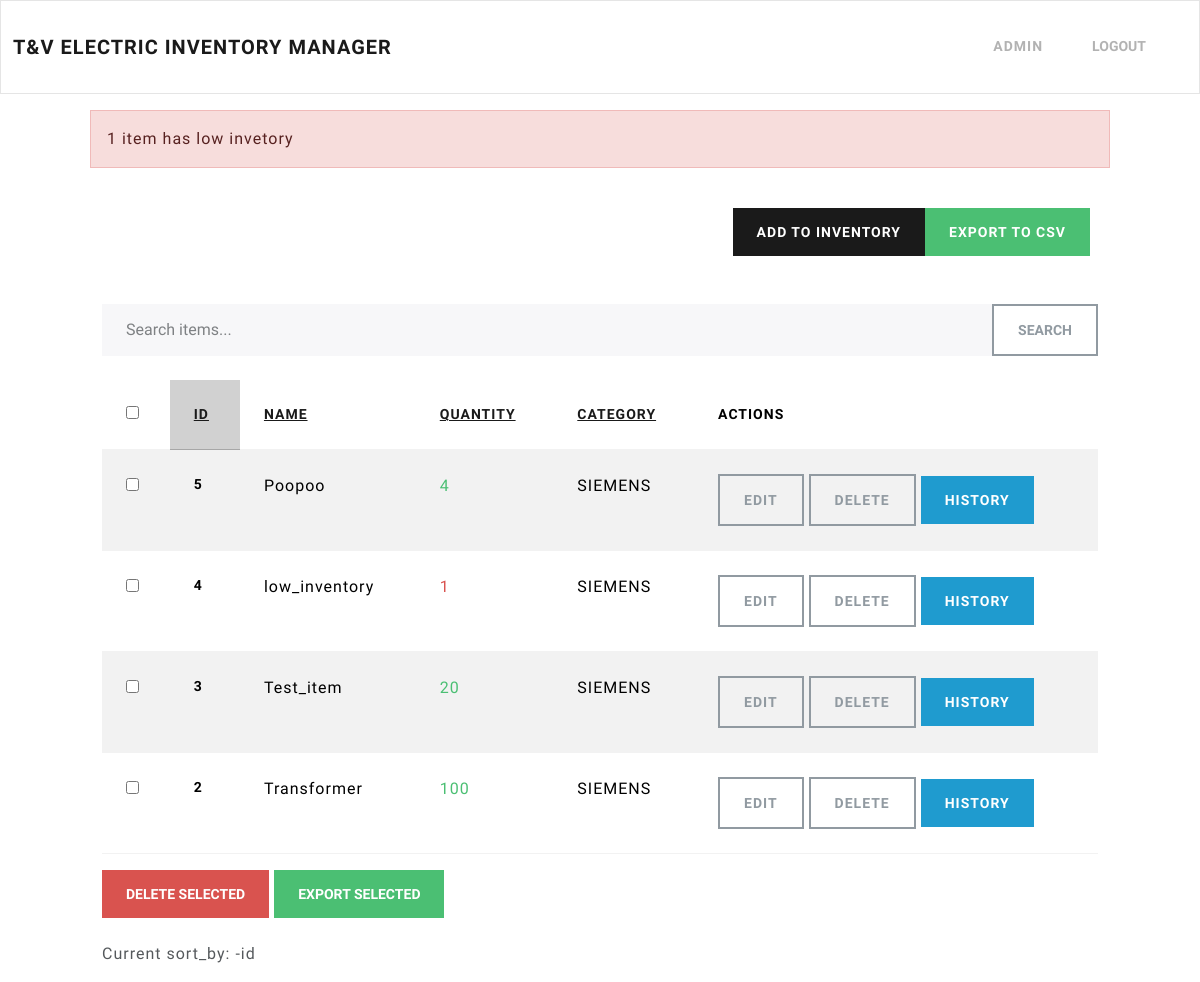
The app's page /dashboard/?q=&sort=-id (signed in), older data.
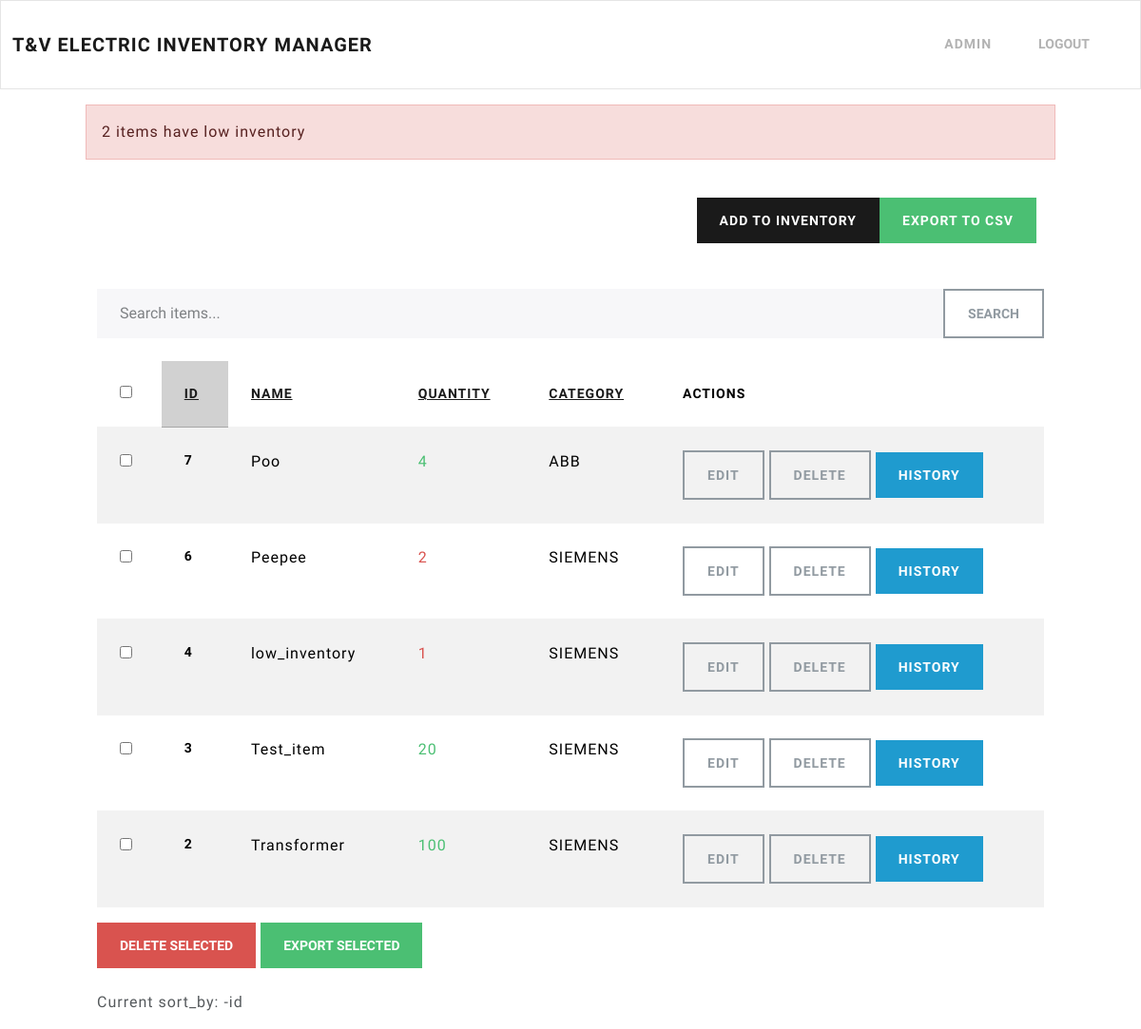
The same page, newer data.
### inventory/models.py (models this page shows, shortened)
class InventoryItem(models.Model):
    name = models.CharField(max_length=200)
    quantity = models.IntegerField()
    category = models.ForeignKey('Category', on_delete=models.SET_NULL, blank=True, null=True)
    date_created = models.DateTimeField(auto_now_add=True)
    is_active = models.BooleanField(default=True)

class Category(models.Model):
    name = models.CharField(max_length=200)
    class Meta:
        verbose_name_plural = 'Categories'

### inventory/views.py (the view)
# urls.py: path('dashboard/', Dashboard.as_view(), name='dashboard'),
class Dashboard(LoginRequiredMixin, View):
	def get(self, request):
		sort_by = request.GET.get('sort', 'id')
		query = request.GET.get('q','').strip()
		allowed_fields = ['id', 'name', 'quantity', 'category__name']
		clean_sort = sort_by.lstrip('-')
		if clean_sort not in allowed_fields:
			sort_by = 'id'
		items = InventoryItem.objects.filter(is_active=True)
		if query:
			items = items.filter(
                Q(name__icontains=query) | Q(category__name__icontains=query)
            )
		items = items.order_by(sort_by)
		low_inventory = InventoryItem.objects.filter(
			quantity__lte=LOW_QUANTITY,
			is_active=True
		)
		if low_inventory.count() > 0:
			if low_inventory.count() > 1:
				messages.error(request, f'{low_inventory.count()} items have low inventory')
			else:
				messages.error(request, f'{low_inventory.count()} item has low invetory')
		low_inventory_ids = InventoryItem.objects.filter(
			quantity__lte=LOW_QUANTITY,
			is_active=True
		).values_list('id', flat=True)
		return render(request, 'inventory/dashboard.html', {
			'items': items,
			'low_inventory_ids': low_inventory_ids,
			'sort_by': sort_by,
			'query': query
			})

### inventory/templates/inventory/dashboard.html (shortened to what the changed rows need)
{% extends 'inventory/base.html' %}
{% block content %}
    {% if messages %}
        <div class="row mt-3">
            {% for message in messages %}
                {% if message.tags == 'error' %}
                    <div class="col-md-10 col-12 mx-auto alert alert-danger">
                        {{ message}}
                    </div>
                {% else %}
                    <div class="col-md-10 col-12 mx-auto alert alert-success">
                        {{ message}}
                    </div>
                {% endif %}
            {% endfor %}
        </div>
    {% endif %}
    <div class="row">
        <div class="col-md-10 col-12 mx-auto mt-4">
            <form method="post" action="{% url 'bulk_action' %}">
                <table class="table table-hover table-striped">
                    <thead>
                        <tr>
                            <th><input type="checkbox" id="select-all"></th>
                            <th scope="col" class="{% if sort_by|slice:'1:' == 'id' or sort_by == 'id' %}table-primary{% endif %}">
                                <a href="?q={{ query|urlencode }}&sort={% if sort_by == 'id' %}-id{% else %}id{% endif %}">ID</a>
                            </th>
                            <th scope="col" class="{% if sort_by|slice:'1:' == 'name' or sort_by == 'name' %}table-primary{% endif %}">
                                <a href="?q={{ query|urlencode }}&sort={% if sort_by == 'name' %}-name{% else %}name{% endif %}">Name</a>
                            </th>
                            <th scope="col" class="{% if sort_by|slice:'1:' == 'quantity' or sort_by == 'quantity' %}table-primary{% endif %}">
                                <a href="?q={{ query|urlencode }}&sort={% if sort_by == 'quantity' %}-quantity{% else %}quantity{% endif %}">Quantity</a>
                            </th>
                            <th scope="col" class="{% if sort_by|slice:'1:' == 'category__name' or sort_by == 'category__name' %}table-primary{% endif %}">
                                <a href="?q={{ query|urlencode }}&sort={% if sort_by == 'category__name' %}-category__name{% else %}category__name{% endif %}">Category</a>
                            </th>
                            <th>Actions</th>
                        </tr>
                    </thead>
                    <tbody>
                        {% for item in items %}
                        <tr>
                            <td><input type="checkbox" name="selected_items" value="{{ item.id }}"></td>
                            <th scope="row">{{ item.id }}</th>
                            <td>{{ item.name }}</td>
                            {% if item.id in low_inventory_ids %}
                                <td class="text-danger">{{ item.quantity }}</td>
                            {% else %}
                                <td class="text-success">{{ item.quantity }}</td>
                            {% endif %}
                            <td>{{ item.category.name }}</td>
                            <td>
                                <a href="{% url 'edit-item' item.id %}" class="btn btn-outline-secondary">Edit</a>
                                <a href="{% url 'delete-item' item.id %}" class="btn btn-outline-secondary">Delete</a>
                                <a href="{% url 'item-history' item.id %}" class="btn btn-info">History</a>
                            </td>
                        </tr>
                        {% endfor %}
                    </tbody>
                </table>
            </form>
        </div>
    </div>
{% endblock content %}

Row changes from the older to the newer data that the page shows:
no longer on this page (row edited): InventoryItem: id "5", name "Poopoo", quantity "4", category.name "SIEMENS"
added InventoryItem: id "7", name "Poo", quantity "4", category.name "ABB"
added InventoryItem: id "6", name "Peepee", quantity "2", category.name "SIEMENS"
Text that changed along with them:
new list line: "2 items have low inventory"
list line gone: "1 item has low invetory"
